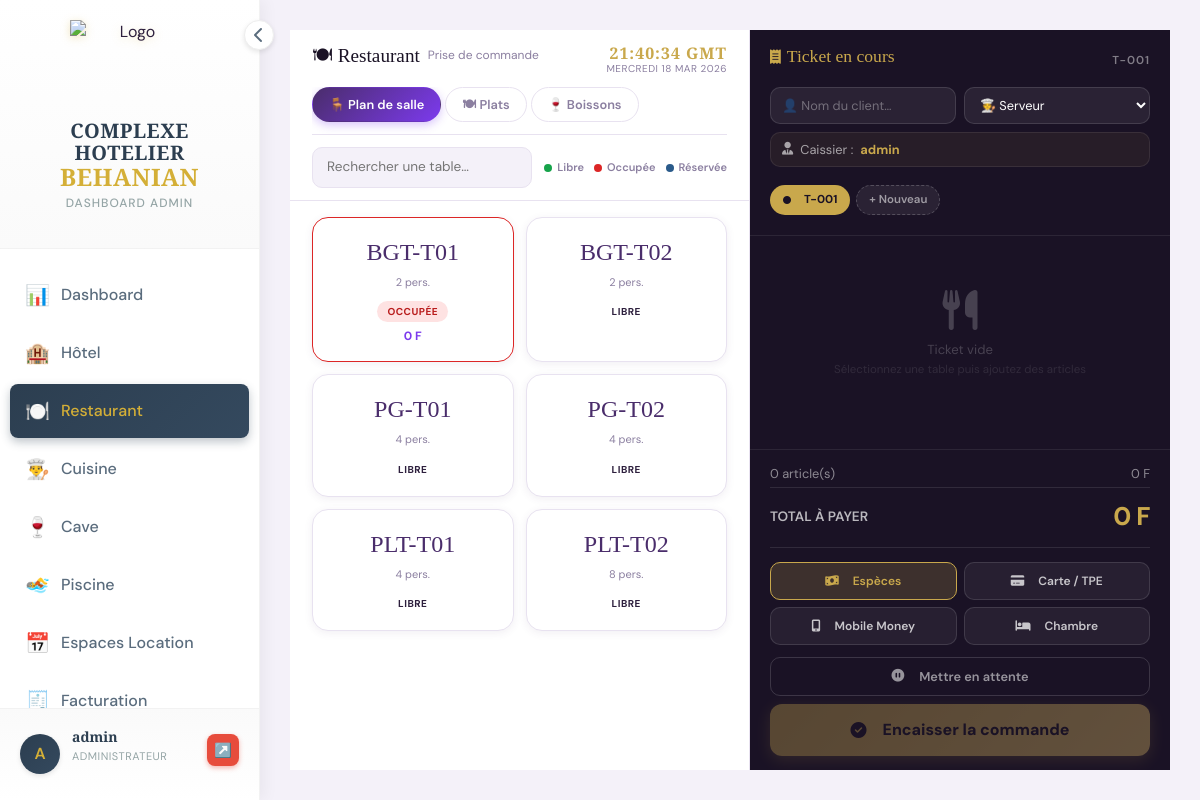
/restaurant/ (signed in), run on an earlier commit of the app's database.
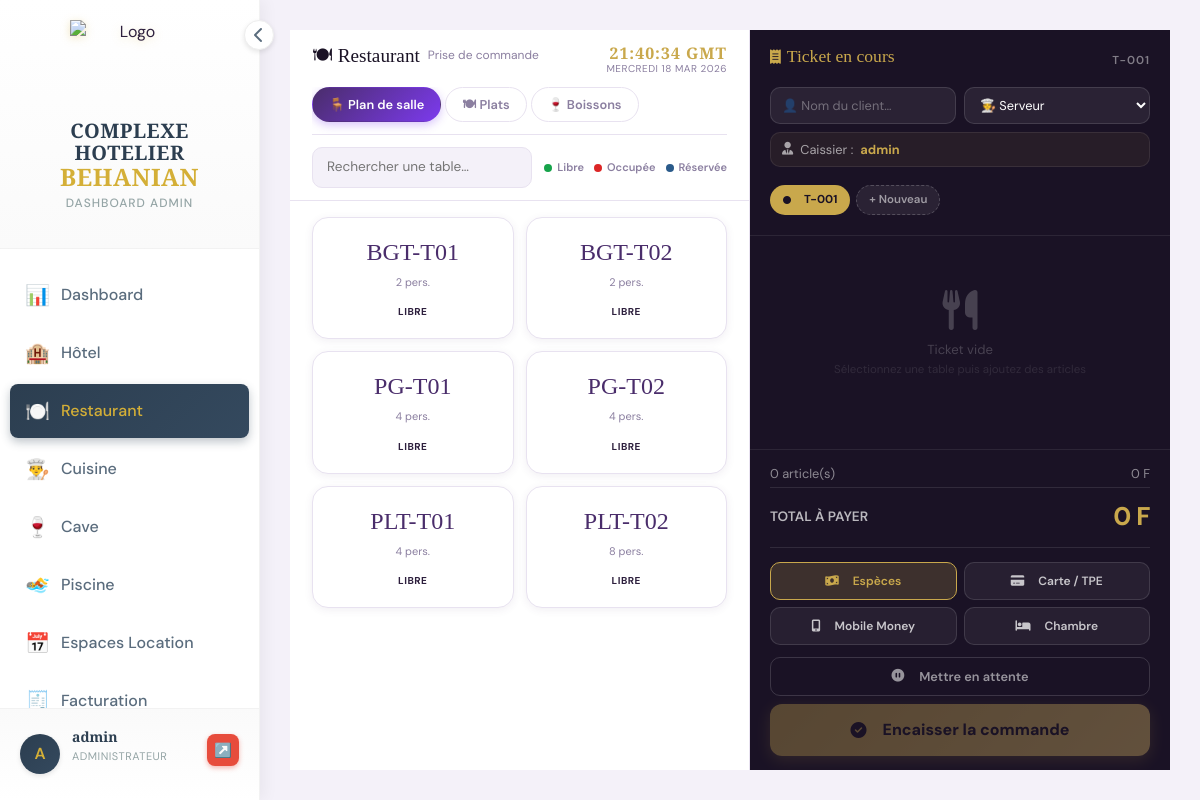
And on a later commit of the database.
### restaurant/models.py (models this page shows, shortened)
class Table(models.Model):
    numero = models.CharField(max_length=10, unique=True, verbose_name="Numéro")
    capacite = models.IntegerField(verbose_name="Capacité (personnes)")
    statut = models.CharField(
        max_length=20,
        choices=[
            ('disponible', 'Disponible'),
            ('occupee', 'Occupée'),
            ('reservee', 'Réservée'),
        ],
        default='disponible',
        verbose_name="Statut"
    )
    class Meta:
        verbose_name = "Table"
        verbose_name_plural = "Tables"
        ordering = ['numero']

class Commande(models.Model):
    STATUT_CHOICES = [
        ('en_attente', 'En attente'),
        ('en_preparation', 'En préparation'),
        ('prete', 'Prête'),
        ('servie', 'Servie'),
        ('payee', 'Payée'),
        ('annulee', 'Annulée'),
    ]
    table = models.ForeignKey(Table, on_delete=models.CASCADE, verbose_name="Table", null=True, blank=True)
    nom_client = models.CharField(max_length=100, blank=True, null=True, verbose_name="Nom du client")
    statut = models.CharField(max_length=20, choices=STATUT_CHOICES, default='en_attente', verbose_name="Statut")
    total = models.DecimalField(max_digits=10, decimal_places=2, default=0, verbose_name="Total (FCFA)")
    serveur = models.ForeignKey(User, on_delete=models.SET_NULL, null=True, verbose_name="Serveur")
    date_creation = models.DateTimeField(auto_now_add=True)
    date_modification = models.DateTimeField(auto_now=True)
    class Meta:
        verbose_name = "Commande"
        verbose_name_plural = "Commandes"
        ordering = ['-date_creation']

### restaurant/views.py (the view, shortened to what this page needs)
# urls.py: path('', views.restaurant_tpe, name='index'),
@login_required
def restaurant_tpe(request):
    from dashboard.models import Configuration
    from bar.models import CategorieBar
    mots_boisson = ['boisson', 'bière', 'biere', 'vin', 'alcool', 'soda', 'jus', 'soft', 'liqueur', 'spiritueux']
    categories_cuisine = [
        c for c in CategorieMenu.objects.all()
        if not any(m in c.nom.lower() for m in mots_boisson)
    ]
    categories_bar = CategorieBar.objects.all().order_by('nom')
    ids_cat_cuisine = [c.id for c in categories_cuisine]
    plats = PlatMenu.objects.filter(
        disponible=True,
        categorie__id__in=ids_cat_cuisine
    ) if ids_cat_cuisine else PlatMenu.objects.filter(disponible=True)
    boissons_bar = BoissonBar.objects.filter(
        disponible=True, statut='actif'
    ).select_related('categorie').order_by('categorie__nom', 'nom')
    tables = Table.objects.all()
    commandes_en_cours_list = Commande.objects.filter(
        statut__in=['en_attente', 'en_preparation', 'prete', 'servie']
    ).order_by('-date_modification').prefetch_related('lignes', 'table')
    accompagnements = PlatMenu.objects.filter(disponible=True, is_accompagnement=True)
    config = Configuration.load()
    for b in boissons_bar:
        b.stock_quantity = int(b.quantite_stock)
    from django.contrib.auth.models import Group, User as AuthUser
    try:
        groupe_serveurs = Group.objects.get(name='Serveuse/Serveur')
        serveurs = AuthUser.objects.filter(
            groups=groupe_serveurs, is_active=True
        ).order_by('first_name', 'last_name', 'username')
    except Group.DoesNotExist:
        serveurs = AuthUser.objects.none()
    context = {
        'categories': CategorieMenu.objects.all(),
        'plats': plats,
        'categories_cuisine': categories_cuisine,
        'categories_bar': categories_bar,
        'boissons_bar': boissons_bar,
        'tables': tables,
        'accompagnements': accompagnements,
        'commandes_en_cours': commandes_en_cours_list.count(),
        'commandes_en_cours_list': commandes_en_cours_list,
        'config': config,
        'serveurs': serveurs,
    }
    return render(request, 'restaurant/index.html', context)

### bar/models.py (called while the page is built)
    @property
    def unite_affichee(self):
        if self.unite_standard == 'autre' and self.unite_personnalisee:
            return str(self.unite_personnalisee)
        return self.get_unite_standard_display()

    @property
    def est_en_rupture(self):
        return self.quantite_stock == 0

    @property
    def est_stock_bas(self):
        return 0 < self.quantite_stock <= self.seuil_alerte

### dashboard/models.py (called while the page is built)
    @classmethod
    def load(cls):
        obj, created = cls.objects.get_or_create(pk=1)
        return obj

### templates/restaurant/index.html (shortened to what the changed rows need)
{% extends 'dashboard/base_dashboard.html' %}
{% load static restaurant_extras %}
{% block content %}
<div class="tpe-wrap">
  <div class="panel-catalogue">
    <div class="cat-header">
      <div class="cat-header-top">
        <h2>🍽 Restaurant
          <small style="font-family:'DM Sans';font-size:0.75rem;color:var(--cave-muted);font-weight:400;">Prise de commande</small>
        </h2>
      </div>
    </div>
    <div class="view-panel active" id="view-salle">
      <div class="salle-grid" id="salleGrid">
        {% for table in tables %}
        <div class="table-card {{ table.statut }}"
             id="table-card-{{ table.id }}"
             data-id="{{ table.id }}"
             data-num="{{ table.numero }}"
             data-statut="{{ table.statut }}"
             onclick="selectionnerTable({{ table.id }}, '{{ table.numero }}', '{{ table.statut }}')">
          <div class="table-numero">{{ table.numero }}</div>
          <div class="table-cap">{{ table.capacite }} pers.</div>
          <span class="table-statut-badge badge-{{ table.statut }}">
            {% if table.statut == 'disponible' %}LIBRE{% elif table.statut == 'occupee' %}OCCUPÉE{% else %}RÉSERVÉE{% endif %}
          </span>
          {% for cmd in commandes_en_cours_list %}
            {% if cmd.table.id == table.id %}
            <div class="table-total">{{ cmd.total|floatformat:0 }} F</div>
            {% endif %}
          {% endfor %}
        </div>
        {% endfor %}
      </div>
    </div>
  </div>
</div>
{% endblock %}

What changed in the data, as far as the page shows it:
changed Table "BGT-T01": loses Commande (total "0"); statut "OCCUPÉE" → "LIBRE"
